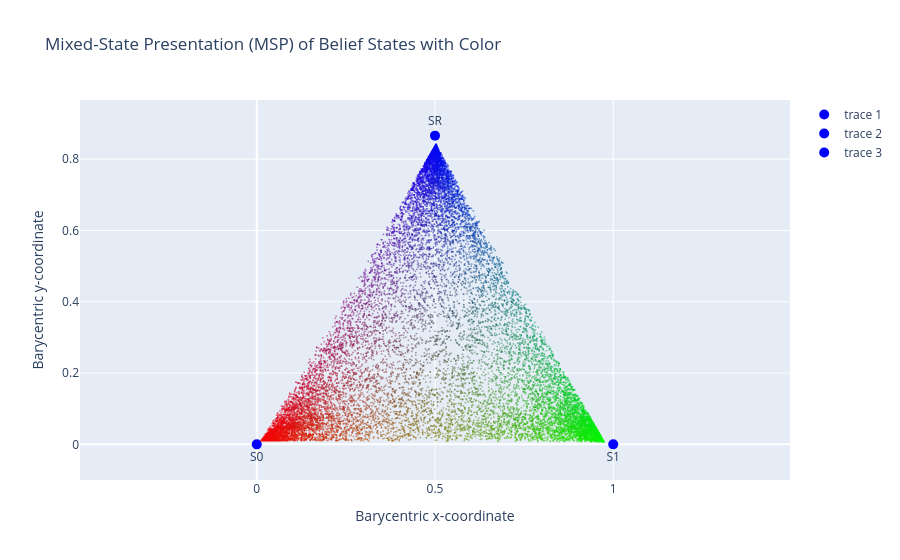

The cell this chart's notebook holds for it:
### Code cell
belief_to_barycentric(belief_states.reshape(-1,3).cpu(), belief_states.reshape(-1,3).cpu())

### Figure 1 — Plotly figure (JSON) as saved in the notebook; plotly's stock layout.template omitted (floating-point values rounded to 4 significant figures; data arrays with more than 128 entries replaced by an {"elided": "..."} marker saying what was removed)
{"data": [{"hovertemplate": "Barycentric x-coordinate=%{x}<br>Barycentric y-coordinate=%{y}<extra></extra>", "legendgroup": "", "marker": {"color": {"elided": "19980 str values"}, "opacity": 0.5, "size": 2, "symbol": "circle"}, "mode": "markers", "name": "", "showlegend": false, "type": "scattergl", "x": {"elided": "19980 float values"}, "xaxis": "x", "y": {"elided": "19980 float values"}, "yaxis": "y"}, {"marker": {"color": "blue", "size": 10}, "mode": "markers+text", "text": ["S0"], "textposition": "bottom center", "type": "scatter", "x": [0], "y": [0]}, {"marker": {"color": "blue", "size": 10}, "mode": "markers+text", "text": ["S1"], "textposition": "bottom center", "type": "scatter", "x": [1], "y": [0]}, {"marker": {"color": "blue", "size": 10}, "mode": "markers+text", "text": ["SR"], "textposition": "top center", "type": "scatter", "x": [0.5], "y": [0.866]}], "layout": {"legend": {"tracegroupgap": 0}, "title": {"text": "Mixed-State Presentation (MSP) of Belief States with Color"}, "xaxis": {"anchor": "y", "domain": [0, 1], "range": [-0.1, 1.1], "title": {"text": "Barycentric x-coordinate"}}, "yaxis": {"anchor": "x", "domain": [0, 1], "range": [-0.1, 0.966], "scaleanchor": "x", "scaleratio": 1, "title": {"text": "Barycentric y-coordinate"}}}}
